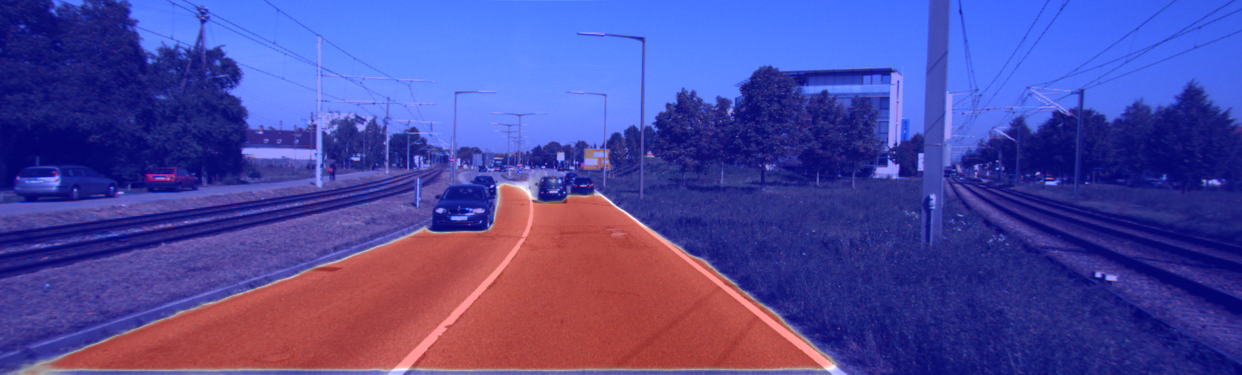
#> input picture datasets/KittiSeg-master/data/examples/um_road_000005.png, 1242 x 375 px, found by its file name
$ python 2drotation.py
#> lines starting #> are read from the running program, lines starting #| are printed output that depends on the picture
'''
import csv
import numpy as np
import matplotlib.pyplot as plt

csvFile = open("E:/3DPointsDataset/KittiSeg-master/data/examples/um_road_000005.png", "r")
reader = csv.reader(csvFile)
# 建立空列表
datas = []
for data in reader:
	datas.append(data)
datas = np.array(datas)
datas = datas.astype(np.float64)
csvFile.close()
'''
import cv2
import numpy as np
import matplotlib.pyplot as plt

img = cv2.imread('E:/3DPointsDataset/KittiSeg-master/data/examples/um_road_000005.png')
#> img is the input picture: shape (375, 1242, 3); mean B, G, R 157.1, 71.6, 78.8
img = cv2.cvtColor(img,cv2.COLOR_RGB2GRAY)
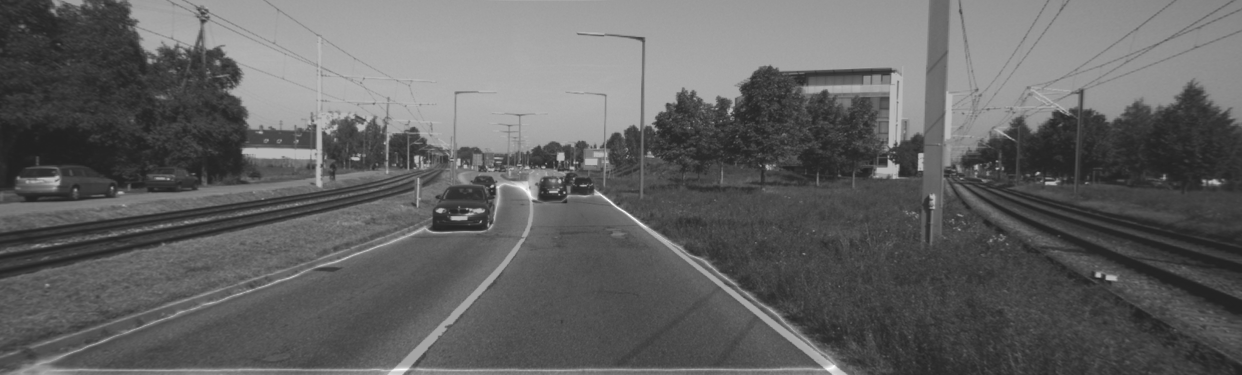
#> img: shape (375, 1242); min 33, max 255, mean 98
H = np.float32([[1,0,100],[0,1,50]])
rows,cols = img.shape[:2]
#> rows = 375; cols = 1242

#平移
res = cv2.warpAffine(img,H,(rows,cols)) #需要图像、变换矩阵、变换后的大小
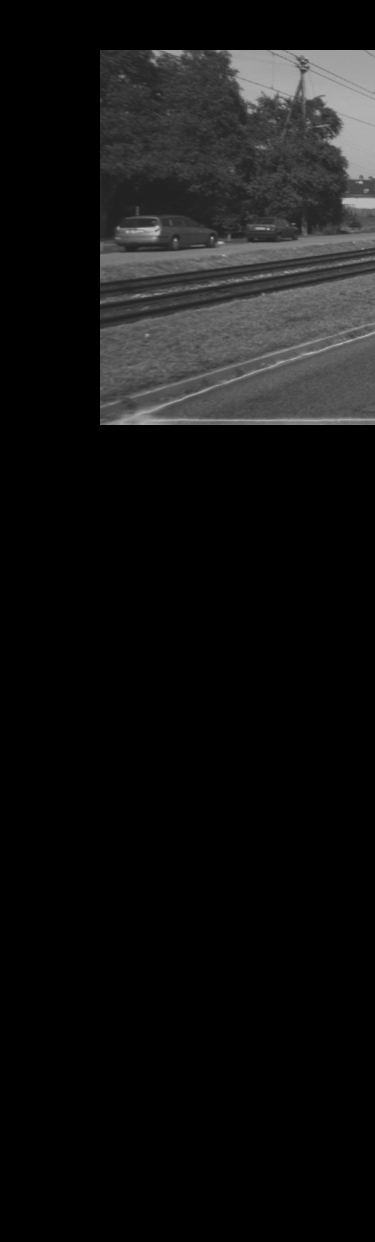
#> res: shape (1242, 375); min 0, max 187, mean 18.3
plt.subplot(121)
plt.imshow(img)
plt.subplot(122)
plt.imshow(res)
plt.show()
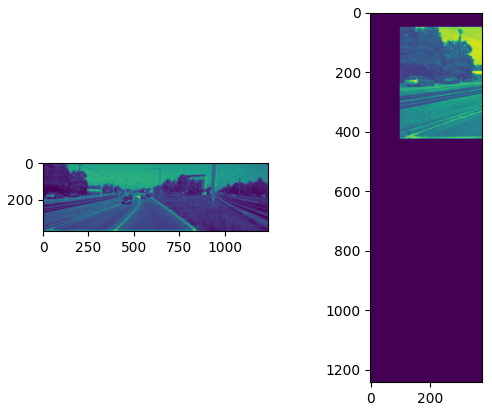
#> figure drawn by matplotlib, 2 panels
#旋转
#第一个参数旋转中心，第二个参数旋转角度，第三个参数：缩放比例
M = cv2.getRotationMatrix2D((cols/2,rows/2),45,1)
#第三个参数：变换后的图像大小
res = cv2.warpAffine(img,M,(rows,cols))
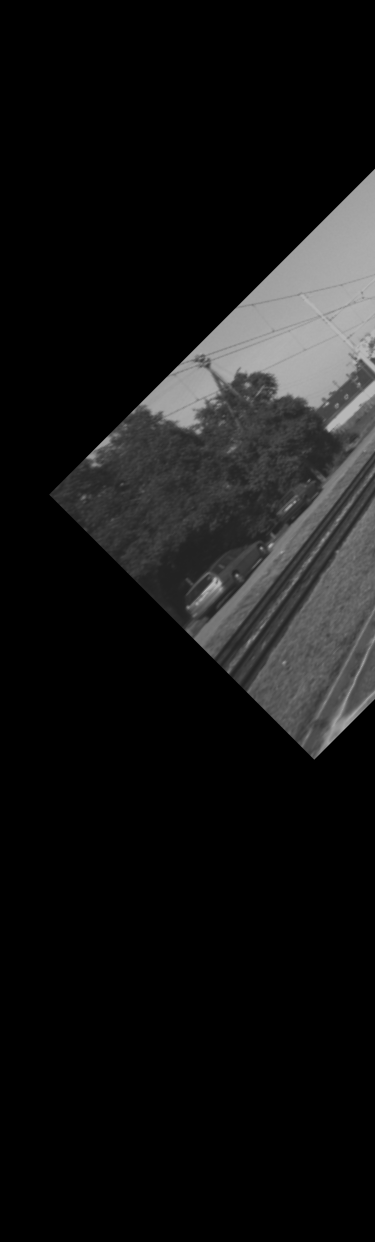
#> res: shape (1242, 375); min 0, max 183, mean 20.7
plt.subplot(121)
plt.imshow(img)
plt.subplot(122)
plt.imshow(res)
plt.show()

#缩放
# 插值：interpolation
# None本应该是放图像大小的位置的，后面设置了缩放比例，
#所有就不要了
res1 = cv2.resize(img,None,fx=2,fy=2,interpolation=cv2.INTER_CUBIC)
#直接规定缩放大小，这个时候就不需要缩放因子
height,width = img.shape[:2]
#> height = 375; width = 1242
res2 = cv2.resize(img,(2*width,2*height),interpolation=cv2.INTER_CUBIC)
plt.subplot(131)
plt.imshow(img)
plt.subplot(132)
plt.imshow(res1)
plt.subplot(133)
plt.imshow(res2)
plt.show()

$ run again, with datasets/KittiSeg-master/data/examples/um_road_000012.png copied over datasets/KittiSeg-master/data/examples/um_road_000005.png
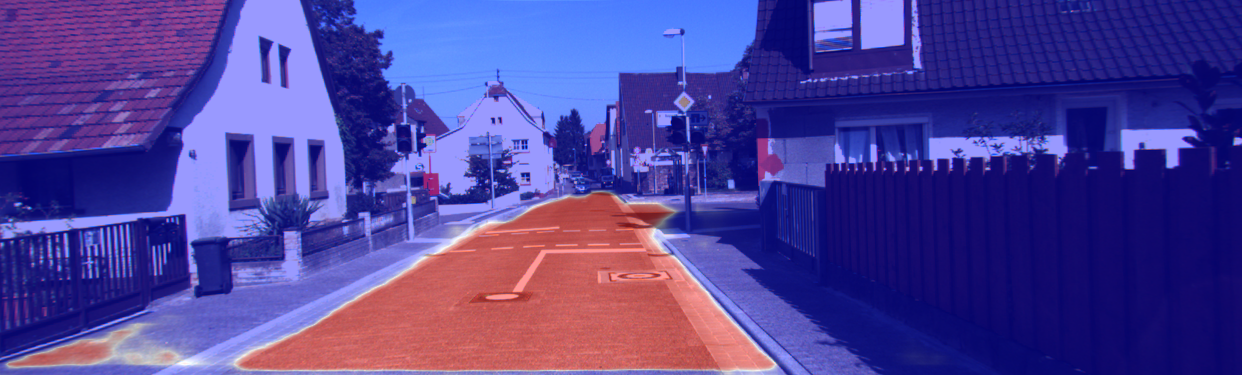
#> input picture datasets/KittiSeg-master/data/examples/um_road_000012.png, 1242 x 375 px, found by its file name
#> img is the input picture: shape (375, 1242, 3); mean B, G, R 152.2, 64.8, 78.6
#> `img = cv2.cvtColor(img,cv2.COLOR_RGB2GRAY)`:
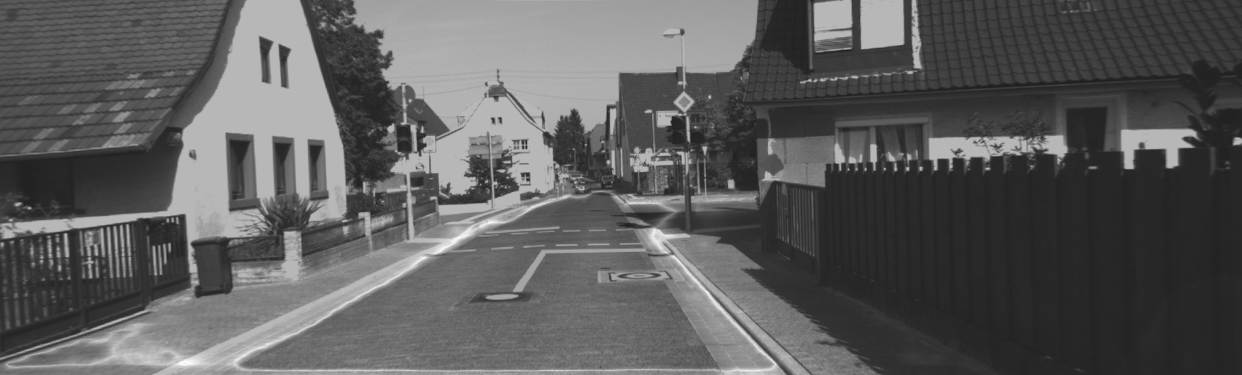
#> img: shape (375, 1242); min 32, max 254, mean 92.5
#> `res = cv2.warpAffine(img,M,(rows,cols))`:
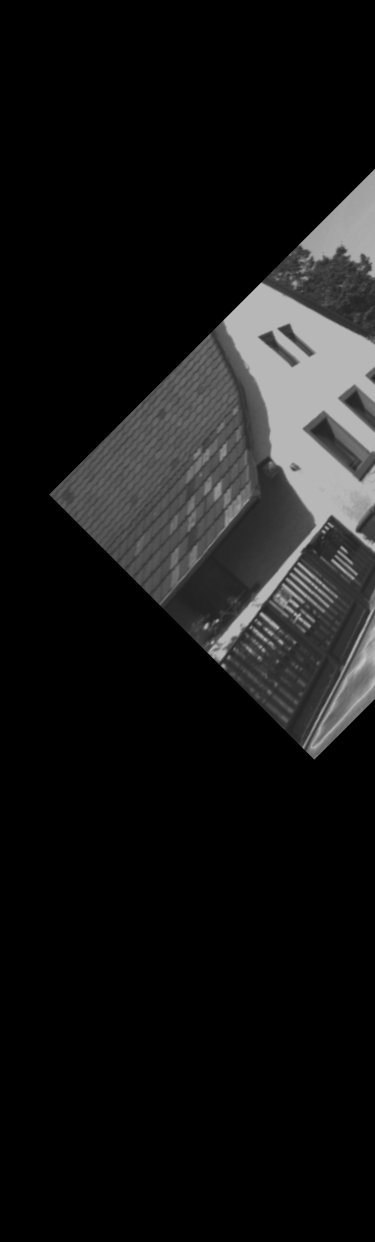
#> res: shape (1242, 375); min 0, max 197, mean 22

$ run again, with datasets/KittiSeg-master/data/examples/um_road_000032.png copied over datasets/KittiSeg-master/data/examples/um_road_000005.png
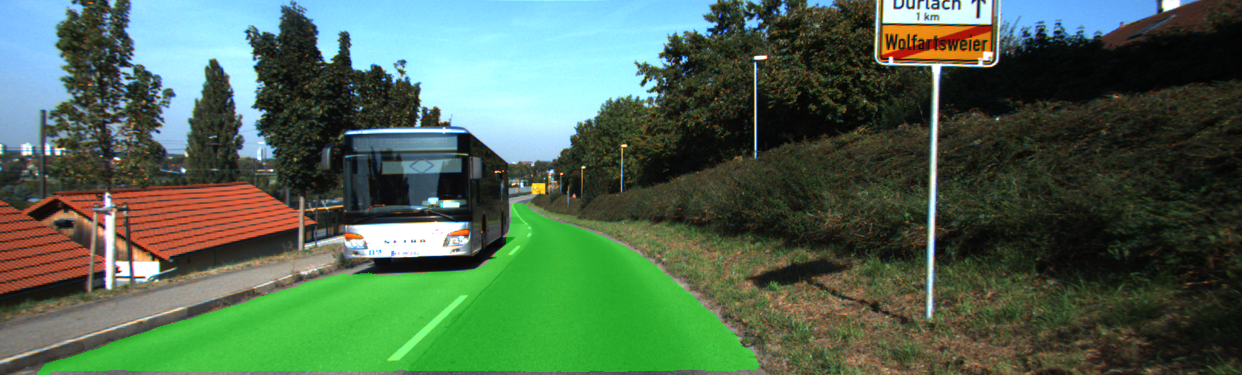
#> input picture datasets/KittiSeg-master/data/examples/um_road_000032.png, 1242 x 375 px, found by its file name
#> img is the input picture: shape (375, 1242, 3); mean B, G, R 80.9, 103.1, 78.2
#> `img = cv2.cvtColor(img,cv2.COLOR_RGB2GRAY)`:
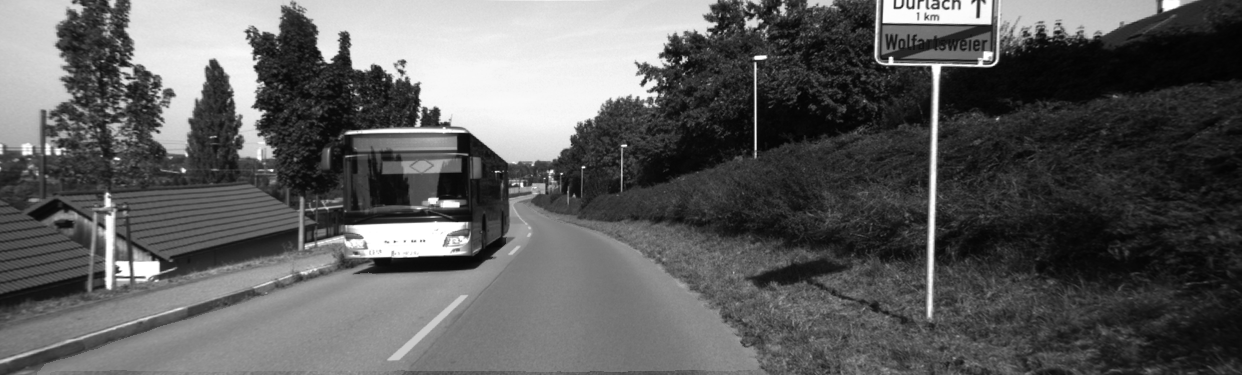
#> img: shape (375, 1242); min 2, max 255, mean 93.6
#> `res = cv2.warpAffine(img,M,(rows,cols))`:
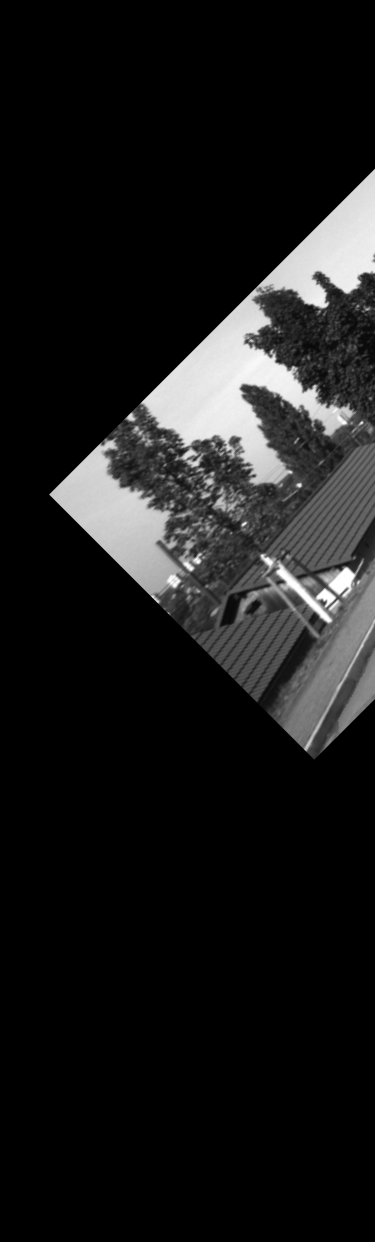
#> res: shape (1242, 375); min 0, max 255, mean 25.8

$ run again, with datasets/KittiSeg-master/data/examples/um_road_000041.png copied over datasets/KittiSeg-master/data/examples/um_road_000005.png
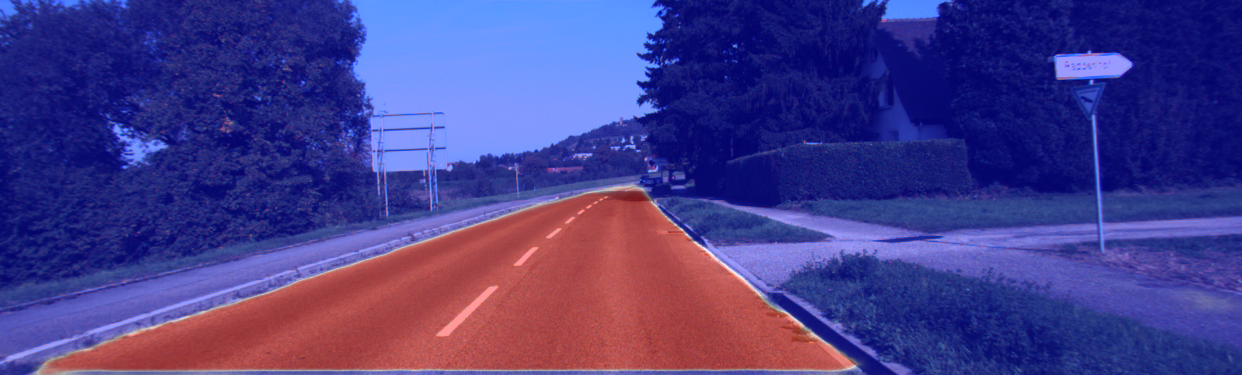
#> input picture datasets/KittiSeg-master/data/examples/um_road_000041.png, 1242 x 375 px, found by its file name
#> img is the input picture: shape (375, 1242, 3); mean B, G, R 137.8, 60.4, 70.2
#> `img = cv2.cvtColor(img,cv2.COLOR_RGB2GRAY)`:
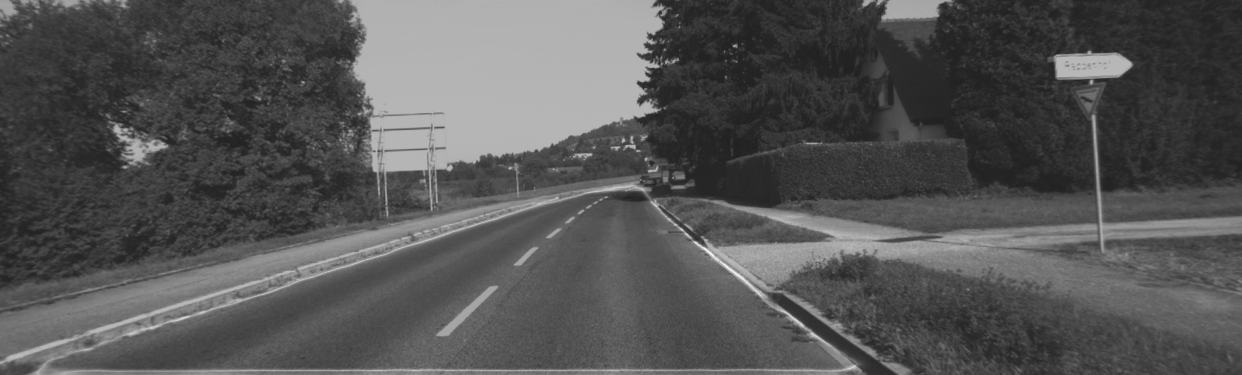
#> img: shape (375, 1242); min 33, max 255, mean 84.6
#> `res = cv2.warpAffine(img,M,(rows,cols))`:
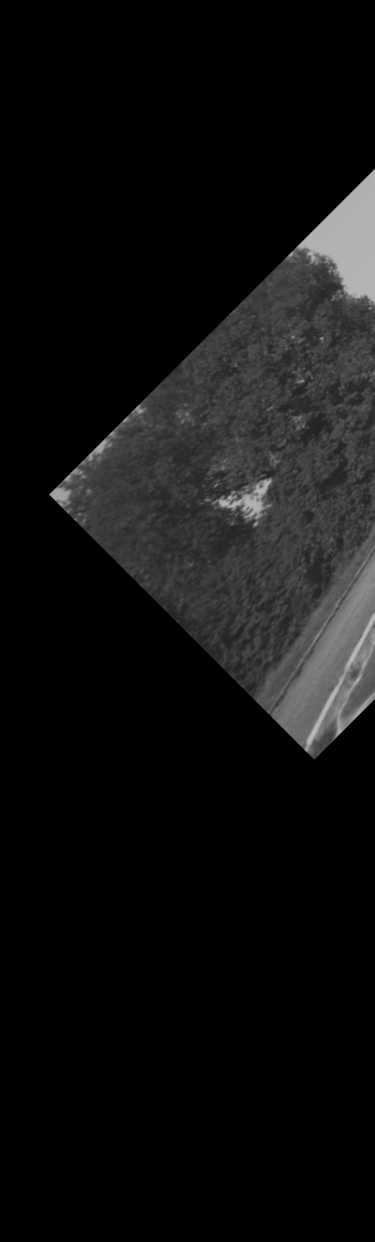
#> res: shape (1242, 375); min 0, max 188, mean 16.1
